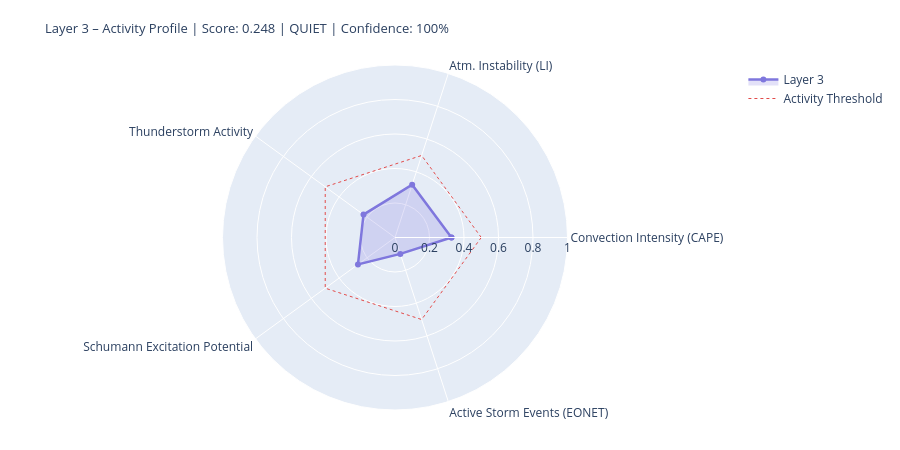

Source (notebook cell):
### Markdown cell above
---
## 4. State Assessment & Handoff to Layer 4/5

### Code cell
# ============================================================
# LAYER-3-SCORE
# Five dynamic components
# ============================================================

def norm(v, lo, hi):
    if v is None or (isinstance(v, float) and math.isnan(v)): return None
    return round(max(0.0, min(1.0, (v - lo) / (hi - lo))), 4)

# --- 1) Convection intensity (global CAPE mean) ---
cape_mean = df_atm['cape'].dropna().mean() if not df_atm.empty else None
conv_score = norm(cape_mean, 0, 3000)
conv_src   = 'primary' if cape_mean is not None else 'missing'

# --- 2) Atmospheric instability (LI mean) ---
li_mean   = df_atm['li'].dropna().mean() if not df_atm.empty else None
# Negative LI = unstable → higher score
instab_score = norm(-li_mean if li_mean is not None else None, -6, 6)
instab_src   = 'primary' if li_mean is not None else 'missing'

# --- 3) Thunderstorm activity (mean thunder score + WMO count) ---
thunder_mean = df_atm['thunder_score'].mean() if not df_atm.empty else None
n_thunder    = int(df_atm['thunderstorm'].sum()) if not df_atm.empty else 0
thunder_score_val = norm(
    (thunder_mean or 0) * 0.7 + n_thunder * 0.1, 0, 1.0
) if thunder_mean is not None else None
thunder_src = 'primary'

# --- 4) Schumann excitation potential (weighted Schumann contribution) ---
schumann_pot = df_atm['schumann_contribution'].mean() if not df_atm.empty else None
# Boosted by Layer-2 thunderstorm trigger
if schumann_pot is not None and l2_thunder:
    schumann_pot = min(1.0, schumann_pot * 1.2)
schumann_score = norm(schumann_pot, 0, 1.0) if schumann_pot is not None else None
schumann_src   = 'derived'

# --- 5) Storm activity (NASA EONET) ---
# Distinction: None = data not loaded, 0.0 = loaded but no events
storm_score = None
storm_src   = 'missing'
if raw.get('storms') is not None:          # API reached successfully
    storm_score = norm(len(storm_events), 0, 30) if storm_events else 0.0
    storm_src   = 'primary'

# X-Ray and Kp: context only, not in dynamic score
# (X-Ray = Layer-0/4 driver; Kp = geomagnetic index, not a lightning proxy)
xray_context = None
if raw.get('xray'):
    df_xc = pd.DataFrame(raw['xray'])
    fc = next((c for c in df_xc.columns
               if any(k in c.lower() for k in ['flux','long']) and 'time' not in c.lower()),
              df_xc.columns[1])
    df_xc[fc] = pd.to_numeric(df_xc[fc], errors='coerce')
    xray_last = df_xc[fc].dropna().iloc[-1] if not df_xc[fc].dropna().empty else None
    if xray_last:
        xray_class = ('X' if xray_last>=1e-4 else 'M' if xray_last>=1e-5
                      else 'C' if xray_last>=1e-6 else 'B')
        xray_context = {'flux': float(xray_last), 'class': xray_class}
        print(f'X-Ray context: {xray_class}-class ({xray_last:.2e} W/m²)')

# --- Aggregate ---
COMPONENTS = {
    'Convection Intensity (CAPE)':  {'score': conv_score,       'source': conv_src,    'dynamic': True},
    'Atm. Instability (LI)':         {'score': instab_score,     'source': instab_src,  'dynamic': True},
    'Thunderstorm Activity':              {'score': thunder_score_val, 'source': thunder_src, 'dynamic': True},
    'Schumann Excitation Potential':   {'score': schumann_score,   'source': schumann_src,'dynamic': True},
    'Active Storm Events (EONET)': {'score': storm_score,      'source': storm_src,   'dynamic': True},
}

available   = {k: v['score'] for k, v in COMPONENTS.items() if v['score'] is not None}
unavailable = [k for k, v in COMPONENTS.items() if v['score'] is None]
layer3_score = round(sum(available.values()) / len(available), 4) if available else None
confidence   = round(len(available) / len(COMPONENTS), 2)
level = ('unknown' if layer3_score is None
         else 'quiet'   if layer3_score < 0.3
         else 'moderate' if layer3_score < 0.6
         else 'active')
dominant_l3 = max(available, key=available.get) if available else 'none'

# --- Ausgabe ---
W = 68
print('=' * W)
print('LAYER 3 – ATMOSPHERE / WEATHER / THUNDERSTORMS – STATE ASSESSMENT')
print('=' * W)
for name, comp in COMPONENTS.items():
    s = comp['score']
    if s is not None:
        bar = '█' * int(s * 20) + '░' * (20 - int(s * 20))
        print(f'  {name:<36} {bar}  {s:.3f}  [{comp["source"]}]')
    else:
        print(f'  {name:<36} {"─" * 20}  n/a   [missing]')
print('-' * W)
print(f'  Score:        {layer3_score:.3f}  ({len(available)}/{len(COMPONENTS)} components)')
print(f'  Confidence:   {confidence:.0%}')
print(f'  Level:        {level.upper()}')
print(f'  Dominant:     {dominant_l3}')
print(f'  CAPE mean:    {cape_mean:.0f} J/kg' if cape_mean else '  CAPE mean:    n/a')
print(f'  LI mean:      {li_mean:.1f} K' if li_mean is not None else '  LI mean:      n/a')
print(f'  Thunderstorms:{n_thunder} points (WMO)  +  {len(storm_events)} NASA EONET')
print('=' * W)

# Radar
cats   = list(available.keys())
vals_r = list(available.values())
if len(cats) >= 3:
    fig = go.Figure()
    fig.add_trace(go.Scatterpolar(
        r=vals_r + [vals_r[0]], theta=cats + [cats[0]],
        fill='toself', fillcolor='rgba(127,119,221,0.22)',
        line=dict(color='#7F77DD', width=2.5), name='Layer 3'
    ))
    fig.add_trace(go.Scatterpolar(
        r=[0.5] * (len(cats)+1), theta=cats + [cats[0]],
        line=dict(color='#E24B4A', dash='dot', width=1),
        mode='lines', name='Activity Threshold'
    ))
    fig.update_layout(
        title=dict(
            text=f'Layer 3 – Activity Profile | Score: {layer3_score:.3f} | {level.upper()} | Confidence: {confidence:.0%}',
            font=dict(size=13)
        ),
        polar=dict(radialaxis=dict(visible=True, range=[0, 1])),
        height=450, showlegend=True,
        margin=dict(l=60, r=60, t=65, b=40)
    )
    fig.show()

### Figure 1 — Plotly figure (JSON) as saved in the notebook; plotly's stock layout.template omitted (floating-point values rounded to 4 significant figures)
{"data": [{"fill": "toself", "fillcolor": "rgba(127,119,221,0.22)", "line": {"color": "#7F77DD", "width": 2.5}, "name": "Layer 3", "r": [0.3273, 0.3217, 0.2257, 0.2654, 0.1, 0.3273], "theta": ["Convection Intensity (CAPE)", "Atm. Instability (LI)", "Thunderstorm Activity", "Schumann Excitation Potential", "Active Storm Events (EONET)", "Convection Intensity (CAPE)"], "type": "scatterpolar"}, {"line": {"color": "#E24B4A", "dash": "dot", "width": 1}, "mode": "lines", "name": "Activity Threshold", "r": [0.5, 0.5, 0.5, 0.5, 0.5, 0.5], "theta": ["Convection Intensity (CAPE)", "Atm. Instability (LI)", "Thunderstorm Activity", "Schumann Excitation Potential", "Active Storm Events (EONET)", "Convection Intensity (CAPE)"], "type": "scatterpolar"}], "layout": {"height": 450, "margin": {"b": 40, "l": 60, "r": 60, "t": 65}, "polar": {"radialaxis": {"range": [0, 1], "visible": true}}, "showlegend": true, "title": {"font": {"size": 13}, "text": "Layer 3 – Activity Profile | Score: 0.248 | QUIET | Confidence: 100%"}}}
